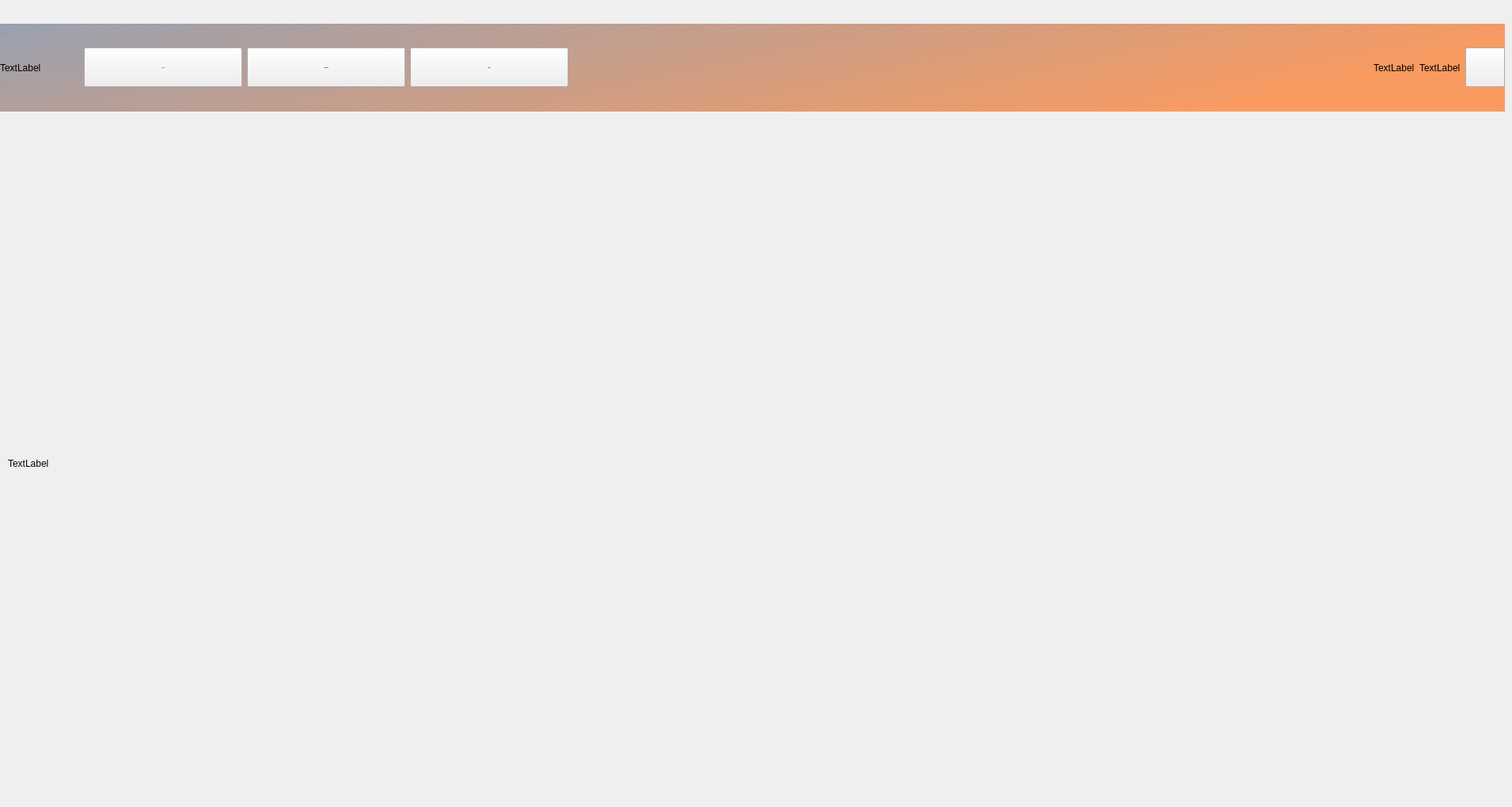
   <widget class="QWidget" name="accueil">
    <widget class="QWidget" name="horizontalWidget" native="true">
     <property name="geometry">
      <rect>
       <x>0</x>
       <y>30</y>
       <width>1901</width>
       <height>111</height>
      </rect>
     </property>
     <property name="styleSheet">
      <string notr="true">#horizontalWidget {
	background: qlineargradient(spread:pad, x1:0, y1:0, x2:1, y2:0.273, stop:0 rgba(20,40, 80, 100), stop:1 rgba(252, 126, 47, 190));
	
}</string>
     </property>
     <layout class="QHBoxLayout" name="horizontalLayout">
      <item>
       <widget class="QLabel" name="logo">
        <property name="minimumSize">
         <size>
          <width>100</width>
          <height>50</height>
         </size>
        </property>
        <property name="text">
         <string>TextLabel</string>
        </property>
       </widget>
      </item>
      <item>
       <layout class="QVBoxLayout" name="verticalLayout_2">
        <item>
         <widget class="QPushButton" name="PBclient">
          <property name="minimumSize">
           <size>
            <width>200</width>
            <height>50</height>
           </size>
          </property>
          <property name="font">
           <font>
            <family>Sans-Serif</family>
            <pointsize>-1</pointsize>
            <weight>75</weight>
            <italic>false</italic>
            <bold>true</bold>
           </font>
          </property>
          <property name="text">
           <string>Client</string>
          </property>
          <property name="flat">
           <bool>false</bool>
          </property>
         </widget>
        </item>
       </layout>
      </item>
      <item>
       <layout class="QVBoxLayout" name="verticalLayout_3">
        <item>
         <widget class="QPushButton" name="PBconvention">
          <property name="minimumSize">
           <size>
            <width>200</width>
            <height>50</height>
           </size>
          </property>
          <property name="font">
           <font>
            <family>Sans-Serif</family>
            <pointsize>-1</pointsize>
            <weight>75</weight>
            <italic>false</italic>
            <bold>true</bold>
           </font>
          </property>
          <property name="text">
           <string>Convention</string>
          </property>
         </widget>
        </item>
       </layout>
      </item>
      <item>
       <layout class="QVBoxLayout" name="verticalLayout_4">
        <item>
         <widget class="QPushButton" name="PBcontact">
          <property name="minimumSize">
           <size>
            <width>200</width>
            <height>50</height>
           </size>
          </property>
          <property name="font">
           <font>
            <family>Sans-Serif</family>
            <pointsize>-1</pointsize>
            <weight>75</weight>
            <italic>false</italic>
            <bold>true</bold>
           </font>
          </property>
          <property name="text">
           <string>Contact</string>
          </property>
         </widget>
        </item>
       </layout>
      </item>
      <item>
       <spacer name="horizontalSpacer">
        <property name="orientation">
         <enum>Qt::Horizontal</enum>
        </property>
        <property name="sizeHint" stdset="0">
         <size>
          <width>40</width>
          <height>20</height>
         </size>
        </property>
       </spacer>
      </item>
      <item>
       <widget class="QLabel" name="currentDate">
        <property name="text">
         <string>TextLabel</string>
        </property>
       </widget>
      </item>
      <item>
       <widget class="QLabel" name="time">
        <property name="text">
         <string>TextLabel</string>
        </property>
       </widget>
      </item>
      <item>
       <widget class="QPushButton" name="PBclose">
        <property name="minimumSize">
         <size>
          <width>50</width>
          <height>50</height>
         </size>
        </property>
        <property name="font">
         <font>
          <family>Sans-Serif</family>
          <pointsize>-1</pointsize>
          <weight>75</weight>
          <italic>false</italic>
          <bold>true</bold>
         </font>
        </property>
        <property name="text">
         <string/>
        </property>
       </widget>
      </item>
     </layout>
    </widget>
    <widget class="QLabel" name="bgInterfaceContrat">
     <property name="geometry">
      <rect>
       <x>10</x>
       <y>160</y>
       <width>1871</width>
       <height>851</height>
      </rect>
     </property>
     <property name="styleSheet">
      <string notr="true">bgInterfaceContrat{
	color: rgba(0, 0, 0, 50%);
}</string>
     </property>
     <property name="text">
      <string>TextLabel</string>
     </property>
    </widget>
   </widget>
